Frame 1 (no input): blank canvas, image omitted
Frame 60 (the mouse pressed at the canvas centre just before this capture): blank canvas, image omitted
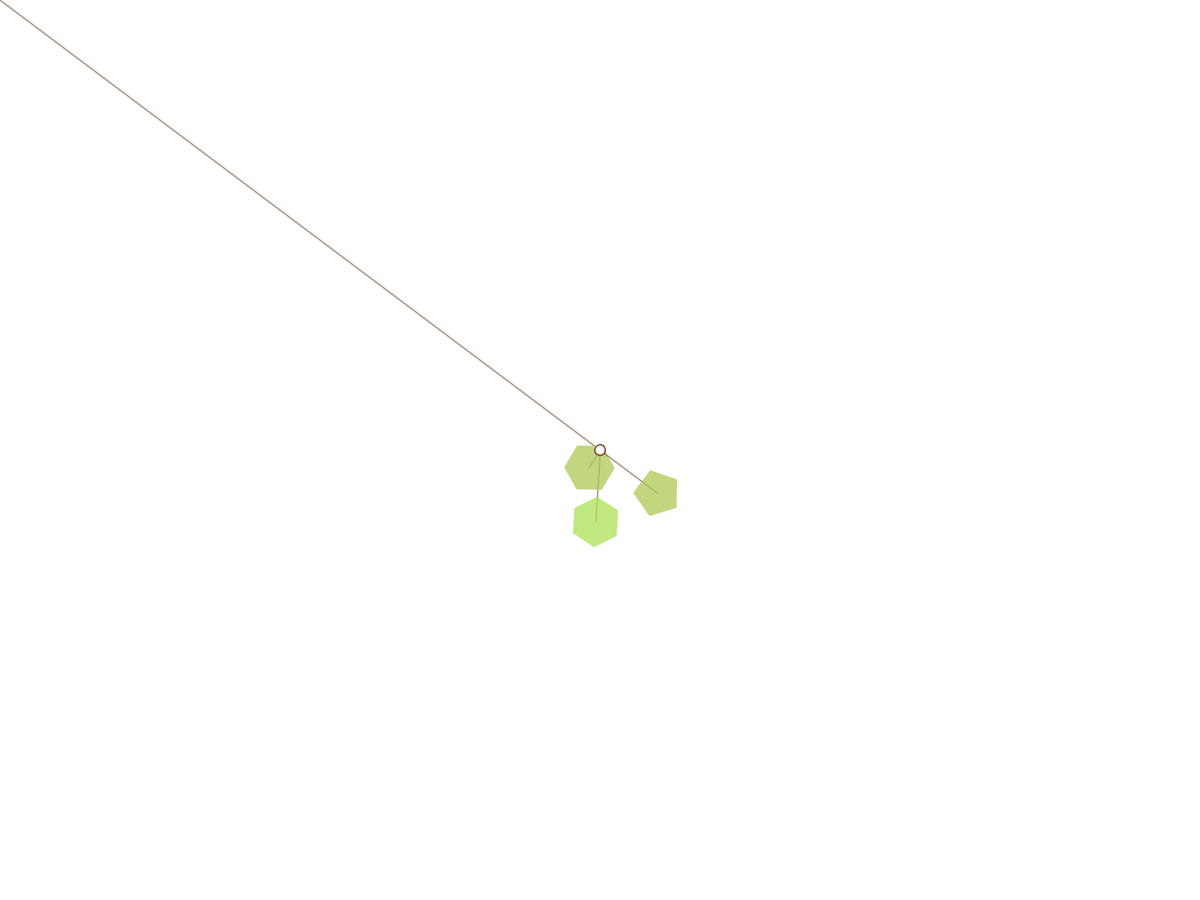
Frame 120 (the mouse held since frame 60 and released just before this capture)

The Processing sketch whose frames 1 and 60 were blank and that drew this single picture after the mouse press (run headless with seeded random() and noise(); from frame 60 on, the mouse is pressed at the canvas centre):

// Processing sketch: listing_2_18
// ── listing_2_18.pde
// Processing for Android: 
// Create Mobile, Sensor-Aware, and XR Applications Using Processing
// Andres Colubri
// https://andrescolubri.net/processing-for-android-book

void setup() {
  fullScreen();
  strokeWeight(2);
  stroke(121, 81, 49, 150);
  fill(255);
  background(255);
}

void draw() {
  if (mousePressed) {
    line(pmouseX, pmouseY, mouseX, mouseY);
    ellipse(mouseX, mouseY, 13, 13);
    if (30 < dist(pmouseX, pmouseY, mouseX, mouseY)) {
      drawLeaves();
    }
  }
}

void drawLeaves() {
  int numLeaves = int(random(2, 5));
  for (int i = 0; i < numLeaves; i++) {
    float leafAngle = random(0, TWO_PI);
    float leafLength = random(20, 100);        
    pushMatrix();
      translate(mouseX, mouseY);
      rotate(leafAngle);        
      line(0, 0, leafLength, 0);
      translate(leafLength, 0);
      pushStyle();
        noStroke();
        fill(random(170, 180), random(200, 230), random(80, 90), 190);
        float r = random(20, 50);
        beginShape();
        int numSides = int(random(4, 8));
        for (float angle = 0; angle <= TWO_PI; angle += TWO_PI/numSides) {
          float x = r * cos(angle);
          float y = r * sin(angle);
          vertex(x, y);
        }
        endShape();
      popStyle();
    popMatrix();       
  }
}
